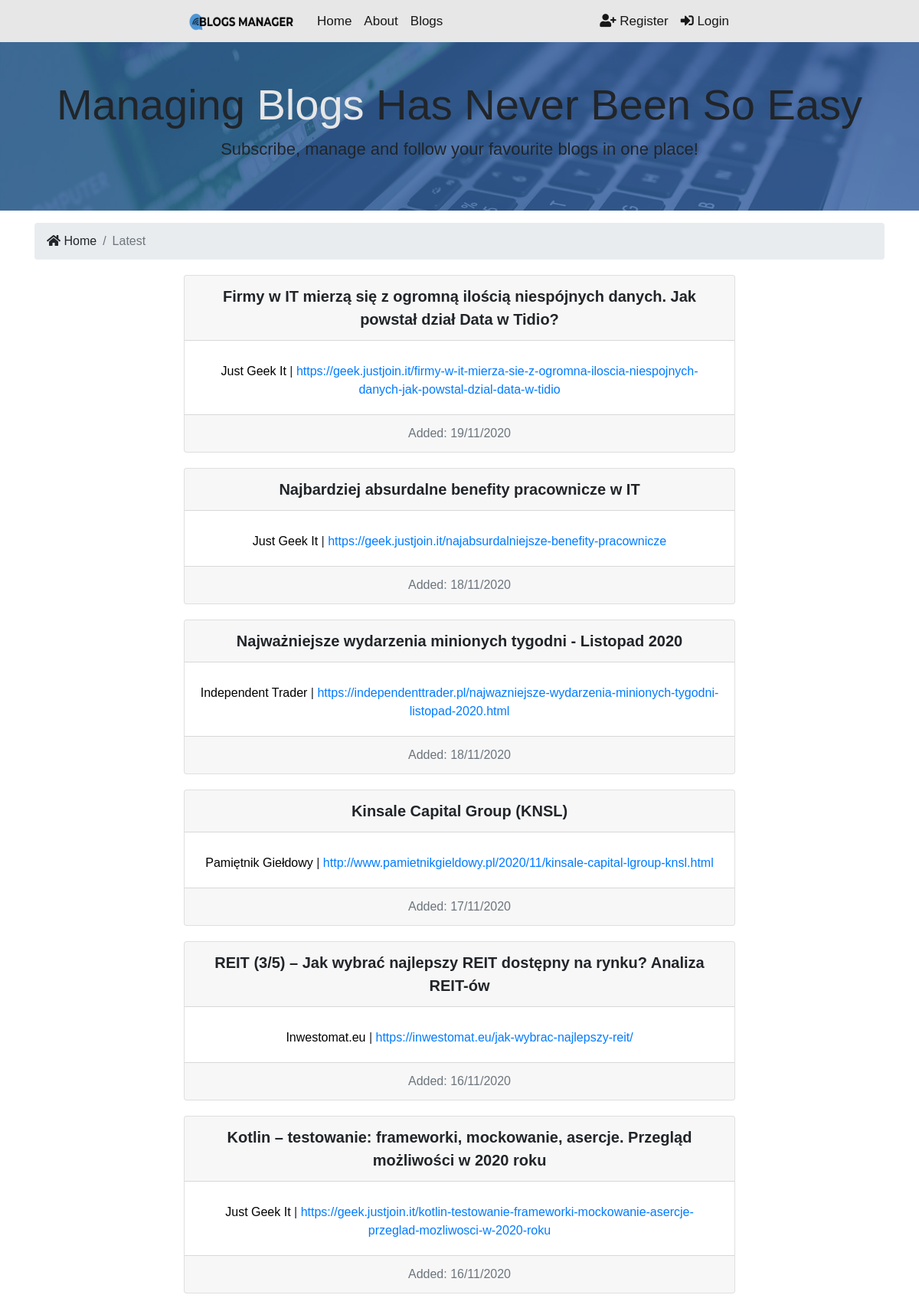
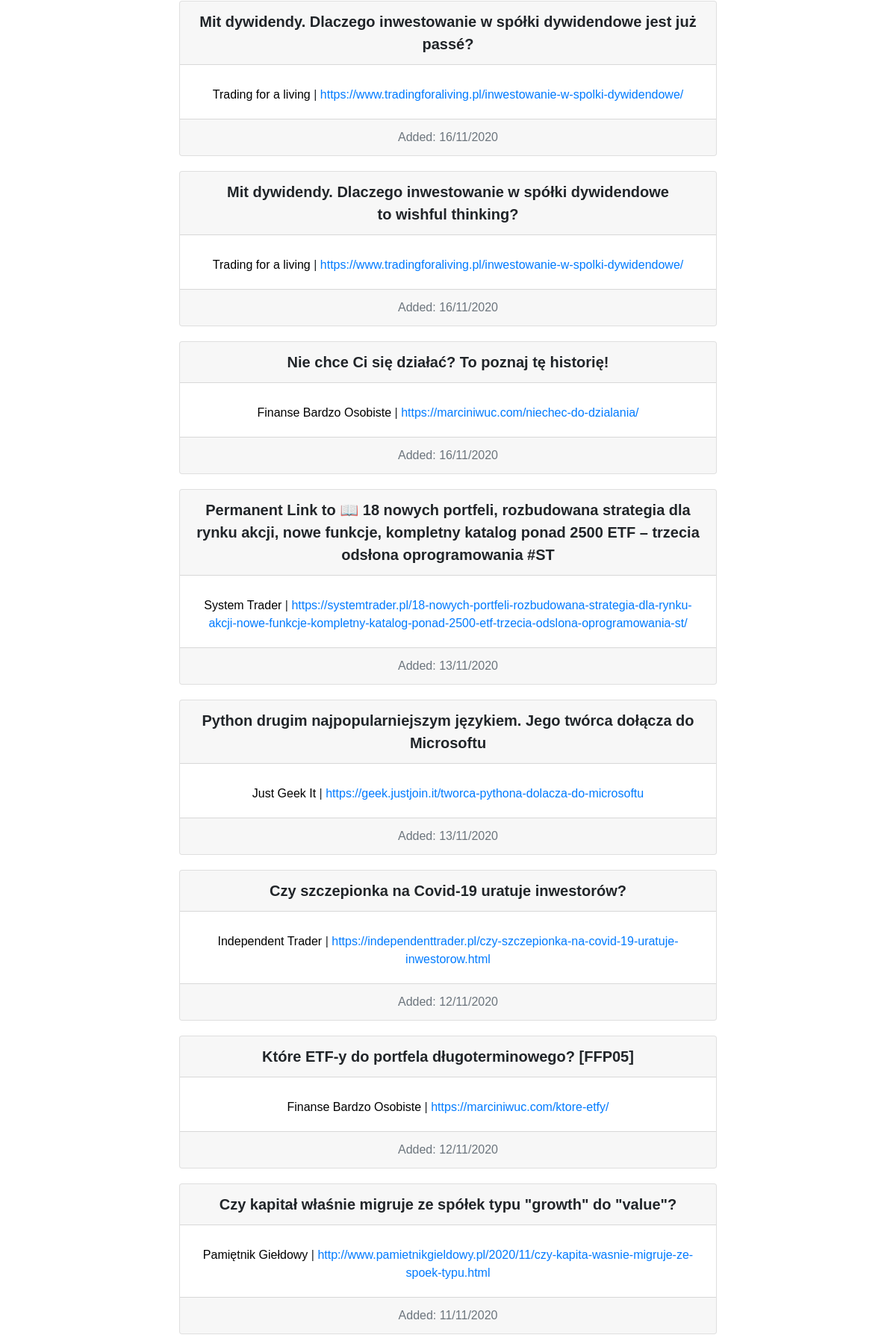
The page / (upper part) on the database its author committed (2 pictures, top to bottom).
### blogs/models.py (models this page shows, shortened)
class BlogPost(models.Model):
    name = models.CharField(max_length=200)
    url = models.CharField(max_length=200)
    added = models.DateTimeField()
    blog = models.ForeignKey(Blog, on_delete=models.CASCADE, related_name='blog_post')
    class Meta:
        ordering = ('-added',)

class Blog(models.Model):
    name = models.CharField(max_length=200)
    url = models.CharField(max_length=200)
    author = models.CharField(max_length=100)
    genre = models.CharField(choices=GENRE_CHOICES, default="IT", max_length=30)
    genre2 = models.CharField(choices=GENRE_CHOICES, blank=True, max_length=30)
    language = models.CharField(default="Polish", max_length=100)
    def __str__(self):
        return self.name

### pages/views.py (the view)
# urls.py: path("", views.index, name="blogs"),
def index(request):
    blog_posts = BlogPost.objects.all().order_by('-added', 'name')
    context = {"blog_posts": blog_posts}
    return render(request, "pages/index.html", context)

### templates/pages/index.html (shortened to what this page needs)
{% extends 'base.html' %}
{% block content %}
<section id="showcase-inner" class="py-5 text-black">
    <div class="container">
        <div class="row text-center">
            <div class="col-md-12">
                <h1 class="display-4">Managing <span style="color:#e7e7e7">Blogs</span> Has Never Been So Easy</h1>
                <p class="lead">Subscribe, manage and follow your favourite blogs in one place!  </p>
            </div>
        </div>
    </div>
</section>
<section id="bc" class="mt-3">
    <div class="container">
      <nav aria-label="breadcrumb">
        <ol class="breadcrumb">
            <li class="breadcrumb-item">
                <a href="{% url 'index' %}">
                <i class="fas fa-home"></i> Home</a>
            </li>
          <li class="breadcrumb-item active"> Latest</li>
        </ol>
      </nav>
    </div>
</section>
<section id="blogs">
    {% if blog_posts %}
        {% for blog_post in blog_posts %}
            <div class="card text-center">
                <div class="card-header">
                    {{ blog_post.name }}
                </div>
                    <div class="card-body">
                        <a href="{% url 'blog_info' pk=blog_post.blog.id %}" class="card-text no-link">{{blog_post.blog}}</a> | <a href="{{ blog_post.url }}" class="card-text">{{ blog_post.url }}</a>
                    </div>
                <div class="card-footer text-muted">
                Added: {{ blog_post.added|date:'d/m/Y' }}
                </div>
            </div>
        {% endfor %}
    {% else %}
        <div class="col-md-12">
            <p>No Blogs Available :(</p>
        </div>
    {% endif %}
</section>
{% endblock %}

### blogs_manager/static/css/styles.css (style rules this page uses)
body { font-family: Impact, Charcoal, sans-serif; background-color: white; }
a.no-link:link { color: black; text-decoration: none; }
.lead { font-size: 22px; }
#showcase-inner { background: url(../img/background.jpg) no-repeat center; background-size: cover; position: relative; overflow: hidden; min-height: 180px; }
#showcase-inner::before { background: rgba(55, 113, 189, 0.65); background-size: cover; content: ''; position: absolute; top: 0; left: 0; min-height: 100%; width: 100%; }
.breadcrumb-item a, a:hover, a:focus, a:active { text-decoration: none; color: inherit; }
.card { margin-top: 20px; margin-bottom: 20px; margin-left: 20%; margin-right: 20%; }
.card-header { font-size: 20px; font-weight: bold; }
.card-text { margin-bottom: 8px; }
.col-md-12 p { text-align: center; }

### rows shown on the page
BlogPost: name "Firmy w IT mierzą się z ogromną ilością niespójnych danych. Jak powstał dział Data w Tidio?", blog "Just Geek It", url "https://geek.justjoin.it/firmy-w-it-mierza-sie-z-ogromna-iloscia-niespojnych-danych-jak-powstal-dzial-data-w-tidio", added "19/11/2020"
BlogPost: name "Najbardziej absurdalne benefity pracownicze w IT", blog "Just Geek It", url "https://geek.justjoin.it/najabsurdalniejsze-benefity-pracownicze", added "18/11/2020"
BlogPost: name "Najważniejsze wydarzenia minionych tygodni - Listopad 2020", blog "Independent Trader", url "https://independenttrader.pl/najwazniejsze-wydarzenia-minionych-tygodni-listopad-2020.html", added "18/11/2020"
BlogPost: name "Kinsale Capital Group (KNSL)", blog "Pamiętnik Giełdowy", url "http://www.pamietnikgieldowy.pl/2020/11/kinsale-capital-lgroup-knsl.html", added "17/11/2020"
BlogPost: name "REIT (3/5) – Jak wybrać najlepszy REIT dostępny na rynku? Analiza REIT-ów", blog "Inwestomat.eu", url "https://inwestomat.eu/jak-wybrac-najlepszy-reit/", added "16/11/2020"
BlogPost: name "Kotlin – testowanie: frameworki, mockowanie, asercje. Przegląd możliwości w 2020 roku", blog "Just Geek It", url "https://geek.justjoin.it/kotlin-testowanie-frameworki-mockowanie-asercje-przeglad-mozliwosci-w-2020-roku", added "16/11/2020"
BlogPost: name "Mit dywidendy. Dlaczego inwestowanie w spółki dywidendowe jest już passé?", blog "Trading for a living", url "https://www.tradingforaliving.pl/inwestowanie-w-spolki-dywidendowe/", added "16/11/2020"
BlogPost: name "Mit dywidendy. Dlaczego inwestowanie w spółki dywidendowe to wishful thinking?", blog "Trading for a living", url "https://www.tradingforaliving.pl/inwestowanie-w-spolki-dywidendowe/", added "16/11/2020"
BlogPost: name "Nie chce Ci się działać? To poznaj tę historię!", blog "Finanse Bardzo Osobiste", url "https://marciniwuc.com/niechec-do-dzialania/", added "16/11/2020"
BlogPost: name "Permanent Link to 📖 18 nowych portfeli, rozbudowana strategia dla rynku akcji, nowe funkcje, kompletny katalog ponad 2500 ETF – trzecia odsłona oprogramowania #ST", blog "System Trader", url "https://systemtrader.pl/18-nowych-portfeli-rozbudowana-strategia-dla-rynku-akcji-nowe-funkcje-kompletny-katalog-ponad-2500-etf-trzecia-odslona-oprogramowania-st/", added "13/11/2020"
BlogPost: name "Python drugim najpopularniejszym językiem. Jego twórca dołącza do Microsoftu", blog "Just Geek It", url "https://geek.justjoin.it/tworca-pythona-dolacza-do-microsoftu", added "13/11/2020"
BlogPost: name "Czy szczepionka na Covid-19 uratuje inwestorów?", blog "Independent Trader", url "https://independenttrader.pl/czy-szczepionka-na-covid-19-uratuje-inwestorow.html", added "12/11/2020"
BlogPost: name "Które ETF-y do portfela długoterminowego? [FFP05]", blog "Finanse Bardzo Osobiste", url "https://marciniwuc.com/ktore-etfy/", added "12/11/2020"
BlogPost: name "Czy kapitał właśnie migruje ze spółek typu \"growth\" do \"value\"?", blog "Pamiętnik Giełdowy", url "http://www.pamietnikgieldowy.pl/2020/11/czy-kapita-wasnie-migruje-ze-spoek-typu.html", added "11/11/2020"
